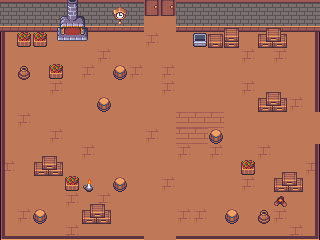

A 2D game scene composited from a Tiled map and its tileset images. What follows is a short description and the map's XML, with every tile layer's data as written:
An orthogonal 20x15 tile map with 16x16 px tiles, 2 tile layers (Desen Katmanı 1, Desen Katmanı 2).

<map version="1.10" tiledversion="1.12.1" orientation="orthogonal" renderorder="right-down" width="20" height="15" tilewidth="16" tileheight="16" infinite="0" nextlayerid="3" nextobjectid="1">
 <tileset firstgid="1" source="interior_tiles.tsx" />
 <layer id="1" name="Desen Katmanı 1" width="20" height="15">
  <data encoding="csv">
100,100,100,100,100,100,100,100,100,289,289,100,100,100,100,100,100,100,100,100,
148,148,148,148,148,148,148,148,148,289,289,148,148,148,148,148,148,148,148,148,
289,289,289,289,289,289,289,289,289,290,289,289,289,290,289,289,289,290,289,289,
289,289,289,289,289,289,290,289,289,289,289,289,289,289,289,290,289,290,289,289,
289,289,289,289,289,290,289,289,290,289,290,289,289,289,289,289,289,289,289,289,
289,289,289,290,289,289,289,289,289,289,290,289,289,289,289,290,289,289,289,289,
289,289,289,289,289,289,289,289,289,289,289,289,289,289,289,289,289,289,290,289,
289,290,289,289,289,289,289,289,289,289,289,289,289,289,289,289,289,289,289,289,
289,289,289,290,289,289,289,289,289,290,289,289,289,289,289,289,289,289,289,289,
289,289,289,289,289,290,289,289,289,289,289,290,289,290,289,289,290,289,289,289,
290,289,289,289,289,289,289,289,289,289,289,289,289,289,289,289,289,289,289,290,
289,289,289,289,290,289,289,289,289,289,290,289,289,289,289,290,289,289,289,289,
289,289,289,289,290,289,290,289,289,289,289,289,289,289,289,289,289,289,289,289,
289,290,289,289,289,290,289,289,289,289,289,290,290,289,289,289,289,290,289,289,
289,289,289,289,290,289,289,289,289,289,289,289,289,289,289,289,289,289,290,289
</data>
 </layer>
 <layer id="2" name="Desen Katmanı 2" width="20" height="15">
  <data encoding="csv">
0,0,0,0,173,0,0,656,0,218,218,0,0,0,0,0,0,0,0,0,
0,0,0,364,365,366,0,704,0,0,0,0,0,0,69,0,22,23,0,0,
629,164,164,412,413,414,0,0,0,0,0,0,68,21,117,0,70,71,0,625,
629,0,0,0,0,0,0,0,0,0,0,0,0,0,0,0,0,0,0,625,
629,644,0,164,0,0,0,738,0,0,0,0,0,0,0,0,0,0,0,625,
629,0,0,0,0,0,0,0,0,0,0,0,0,0,0,0,22,23,0,625,
629,0,0,0,0,0,738,0,0,0,0,0,0,0,0,0,70,71,0,625,
629,0,0,0,0,0,0,0,0,0,0,254,254,254,0,0,0,0,0,0,
629,0,0,0,0,0,0,0,0,0,0,254,254,738,0,0,0,0,0,0,
629,0,22,23,0,0,0,0,0,0,0,0,0,0,0,0,0,0,0,625,
629,0,70,71,0,0,0,0,0,0,0,0,0,0,0,164,0,22,23,625,
629,0,0,0,164,533,0,738,0,0,0,0,0,0,0,0,0,70,71,625,
629,0,0,0,0,22,23,0,0,0,0,0,0,0,0,0,0,367,0,625,
629,0,738,0,0,70,71,0,0,0,0,0,0,0,738,0,644,0,0,625,
580,531,531,531,531,531,531,531,531,0,0,531,531,531,531,531,531,531,531,578
</data>
 </layer>
</map>
